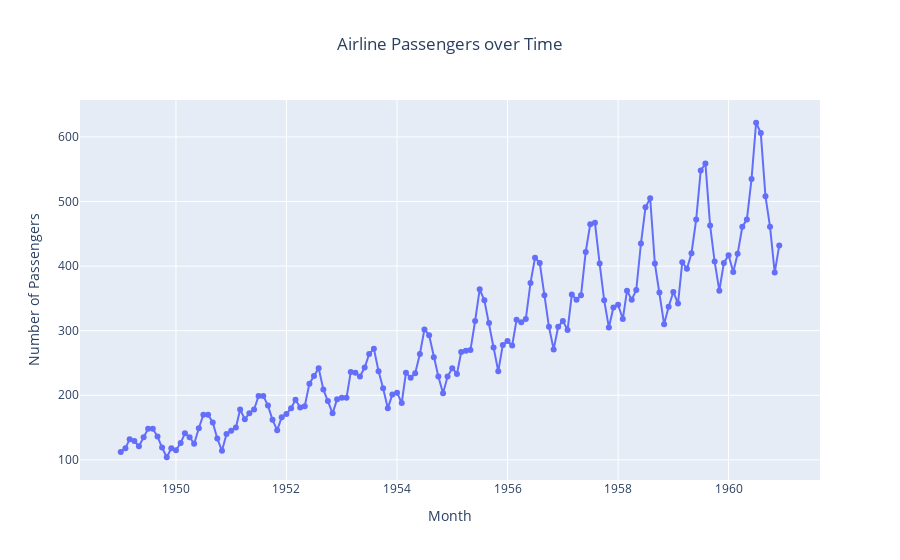

Notebook source saved alongside this figure:
### Code cell
x_values = df_air_passengers['Month']
y_values = df_air_passengers['Passengers']
trace0 = go.Scatter(x=x_values, 
                   y=y_values, 
                   mode='lines+markers', 
                   name='Passengers')

data = [trace0]

layout = go.Layout(title='Airline Passengers over Time',
                   title_x=0.5,
                   xaxis=dict(title='Month'),
                   yaxis=dict(title='Number of Passengers'))

fig = go.Figure(data=data, layout=layout)
fig.show()

### Figure 1 — Plotly figure (JSON) as saved in the notebook; plotly's stock layout.template omitted (floating-point values rounded to 4 significant figures; data arrays with more than 128 entries replaced by an {"elided": "..."} marker saying what was removed)
{"data": [{"mode": "lines+markers", "name": "Passengers", "type": "scatter", "x": {"elided": "144 str values"}, "y": {"elided": "144 int values"}}], "layout": {"title": {"text": "Airline Passengers over Time", "x": 0.5}, "xaxis": {"title": {"text": "Month"}}, "yaxis": {"title": {"text": "Number of Passengers"}}}}
